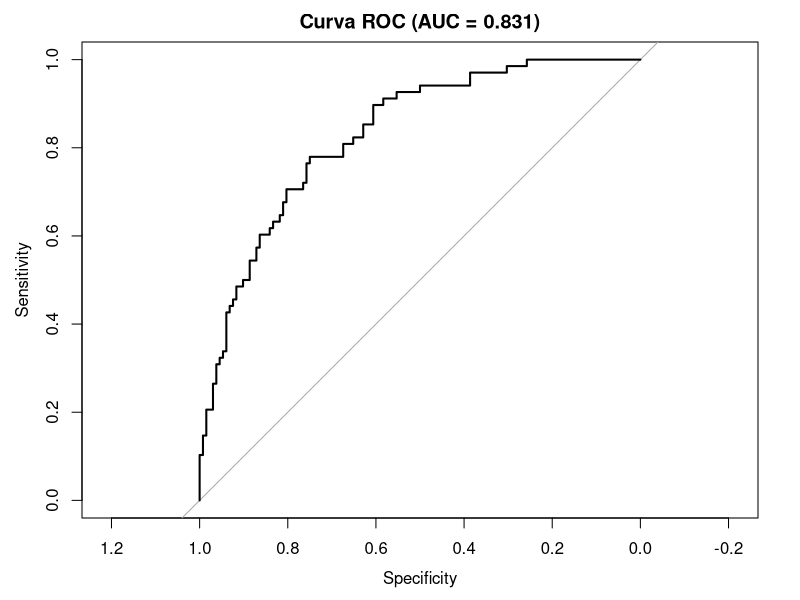

R code for this plot:
## ---- chunk 1
#| echo: false
#| fig-align: center
#| out-width: "100%"
# Este código se ejecuta pero no se muestra
library(MASS); library(pROC); data(Pima.tr)
modelo_logistico <- glm(type ~ npreg + glu + bmi, data = Pima.tr, family = binomial)
predicciones_prob <- predict(modelo_logistico, type = "response")
roc_obj <- roc(Pima.tr$type, predicciones_prob)
plot(roc_obj, main = "Curva ROC (AUC = 0.831)")
